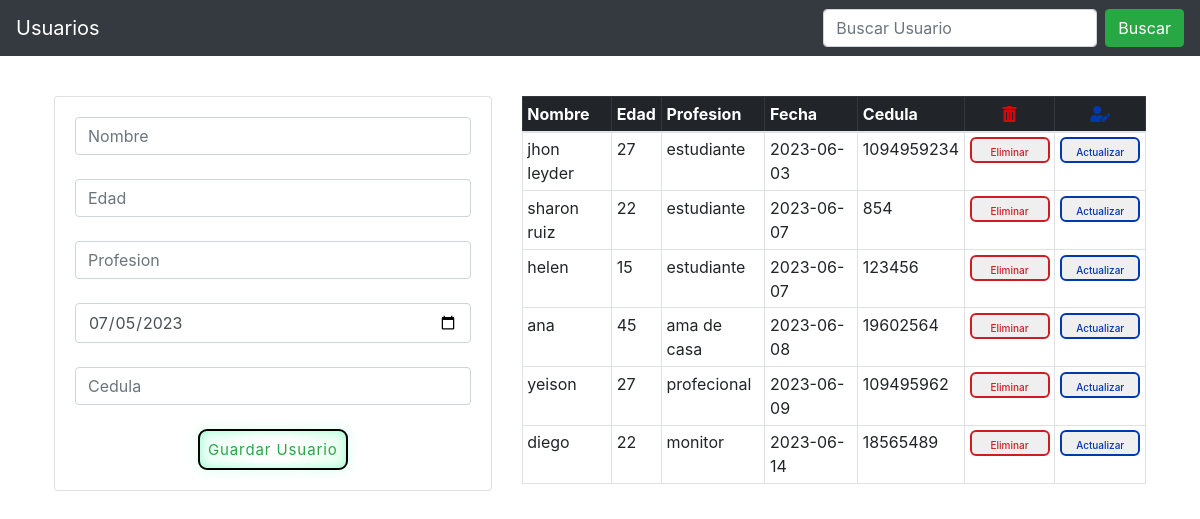
The page / on the database its author committed.
### tables this page shows
CREATE TABLE `usuario` (
  `id` int(11) NOT NULL,
  `nombre` varchar(120) DEFAULT NULL,
  `edad` bigint(2) DEFAULT NULL,
  `profesion` varchar(120) DEFAULT NULL,
  `fecha` date DEFAULT NULL,
  `cedula` varchar(10) NOT NULL
);

### index.php (the view, shortened to what this page needs)
<!DOCTYPE html>
<html lang="en">
<head>
  <link rel="stylesheet" href="https://cdn.jsdelivr.net/npm/bootstrap@4.0.0/dist/css/bootstrap.min.css">
  <link rel="stylesheet" href="https://use.fontawesome.com/releases/v5.8.1/css/all.css">
  <link rel="stylesheet" href="/styles/style.css" type="text/css">
</head>
<body>
  <nav class="navbar navbar-expand-lg navbar-dark bg-dark">
    <a href="#" class="navbar-brand">Usuarios</a>
    <ul class="navbar-nav ml-auto">
      <form class="form-inline my-2 my-lg-0">
        <input type="search" id="busqueda" name="busqueda" class="form-control mr-sm-2" placeholder="Buscar Usuario"/>
        <div class="btn btn-success my-2 my-sm-0">
          Buscar
        </div>
      </form>
    </ul>
  </nav>
  <div class="p-2 m-0 row justify-content-center text-center">
  </div>
  <div class="container p-4">
    <div class="row">
      <div class="col-md-5">
        <div class="card">
          <div class="card-body">
            <form id="formulario">
              <div class="form-grop">
                <input type="text" name="nombre" placeholder="Nombre" class="form-control" />
              </div>
              <br />
              <div class="form-grop">
                <input type="text" name="edad" placeholder="Edad" class="form-control" />
              </div>
              <br />
              <div class="form-grop">
                <input type="text" name="profesion" placeholder="Profesion" class="form-control" />
              </div>
              <br />
              <div class="form-grop">
                <?php $fecha = date("Y-m-d")?>
                <input type="date" name="fecha" class="form-control" value="<?php echo $fecha ?>" />
              </div>
              <br />
              <div class="form-grop">
                <input type="text" name="cedula" class="form-control" placeholder="Cedula" />
              </div>
              <br />
              <div class="row justify-content-center">
                <button type="button" onclick="add()" class="btn1  p-2">Guardar Usuario</button>
              </div>
            </form>
          </div>
        </div>
      </div>
      <div class="col-md-7">
        <table class="table table-bordered table-sm">
          <thead class="table-dark">
            <th>Nombre</th>
            <th>Edad</th>
            <th>Profesion</th>
            <th>Fecha</th>
            <th>Cedula</th>
            <th class="text-center"><i class="fas fa-trash-alt" style="color: #da0707; cursor:pointer;"></i></th>
            <th class="text-center"><i class="fas fa-user-edit" style="color: #0038AF; cursor:pointer"></i></th>
          </thead>
          <?php
          require 'database.php';
          $query = "SELECT * FROM usuario";
          $resul = mysqli_query($con, $query);
          ?>
          <tbody>
            <?php foreach ($resul as $key) { ?>
              <tr>
                <td> <?php echo $key['nombre'] ?></td>
                <td> <?php echo $key['edad'] ?></td>
                <td> <?php echo $key['profesion'] ?></td>
                <td> <?php echo $key['fecha'] ?></td>
                <td> <?php echo $key['cedula'] ?></td>
                <td> <button class="bnt2 m-0" data-toggle="modal" data-target="#eliminarusuario">Eliminar</button></td>
                <td><button type="button" data-toggle="modal" class="bnt3 m-0" data-target="#actualizar" onclick="usuario(<?php echo $key['cedula'] ?>)">Actualizar</button></td>
              </tr>
            <?php } ?>
          </tbody>
        </table>
      </div>
    </div>
  </div>
</body>
</html>

### index.php (style rules this page uses)
.btn1 { --blue: black; font-size: 15px; padding: 0.7em 2.7em; letter-spacing: 0.06em; position: relative; font-family: inherit; border-radius: 0.6em; overflow: hidden; transition: all 0.3s; line-height: 1.4em; border: 2px solid var(--blue); background: linear-gradient(to right, rgba(27, 253, 156, 0.1) 1%, transparent 40%,transparent 60% , rgba(27, 253, 100, 0.1) 100%); color: var(--green); box-shadow: inset 0 0 10px rgba(27, 253, 156, 0.4), 0 0 9px 3px rgba(27, 253, 156, 0.1); }
.btn1:before { content: ""; position: absolute; left: -4em; width: 4em; height: 100%; top: 0; transition: transform .4s ease-in-out; background: linear-gradient(to right, transparent 1%, rgba(27, 253, 156, 0.1) 40%,rgba(27, 253, 156, 0.1) 60% , transparent 100%); }
.bnt2 { --color: #cd1d24; font-family: inherit; display: inline-block; width: 8em; height: 2.6em; line-height: 2.5em; margin: 5px; position: relative; overflow: hidden; border: 2px solid var(--color); transition: color .5s; z-index: 1; font-size: 10px; border-radius: 6px; font-weight: 500; color: var(--color); }
.bnt2:before { content: ""; position: absolute; z-index: -1; background: var(--color); height: 150px; width: 200px; border-radius: 50%; }
.bnt2:before { top: 100%; left: 100%; transition: all .7s; }
.bnt3 { --color: #0038AF; font-family: inherit; display: inline-block; width: 8em; height: 2.6em; line-height: 2.5em; margin: 5px; position: relative; overflow: hidden; border: 2px solid var(--color); transition: color .5s; z-index: 1; font-size: 10px; border-radius: 6px; font-weight: 500; color: var(--color); }
.bnt3:before { content: ""; position: absolute; z-index: -1; background: var(--color); height: 150px; width: 200px; border-radius: 50%; }
.bnt3:before { top: 100%; left: 100%; transition: all .7s; }

### rows shown on the page
usuario: nombre "jhon leyder", edad "27", profesion "estudiante", fecha "2023-06-03", cedula "1094959234"
usuario: nombre "sharon ruiz", edad "22", profesion "estudiante", fecha "2023-06-07", cedula "854"
usuario: nombre "helen", edad "15", profesion "estudiante", fecha "2023-06-07", cedula "123456"
usuario: nombre "ana", edad "45", profesion "ama de casa", fecha "2023-06-08", cedula "19602564"
usuario: nombre "yeison", edad "27", profesion "profecional", fecha "2023-06-09", cedula "109495962"
usuario: nombre "diego", edad "22", profesion "monitor", fecha "2023-06-14", cedula "18565489"
